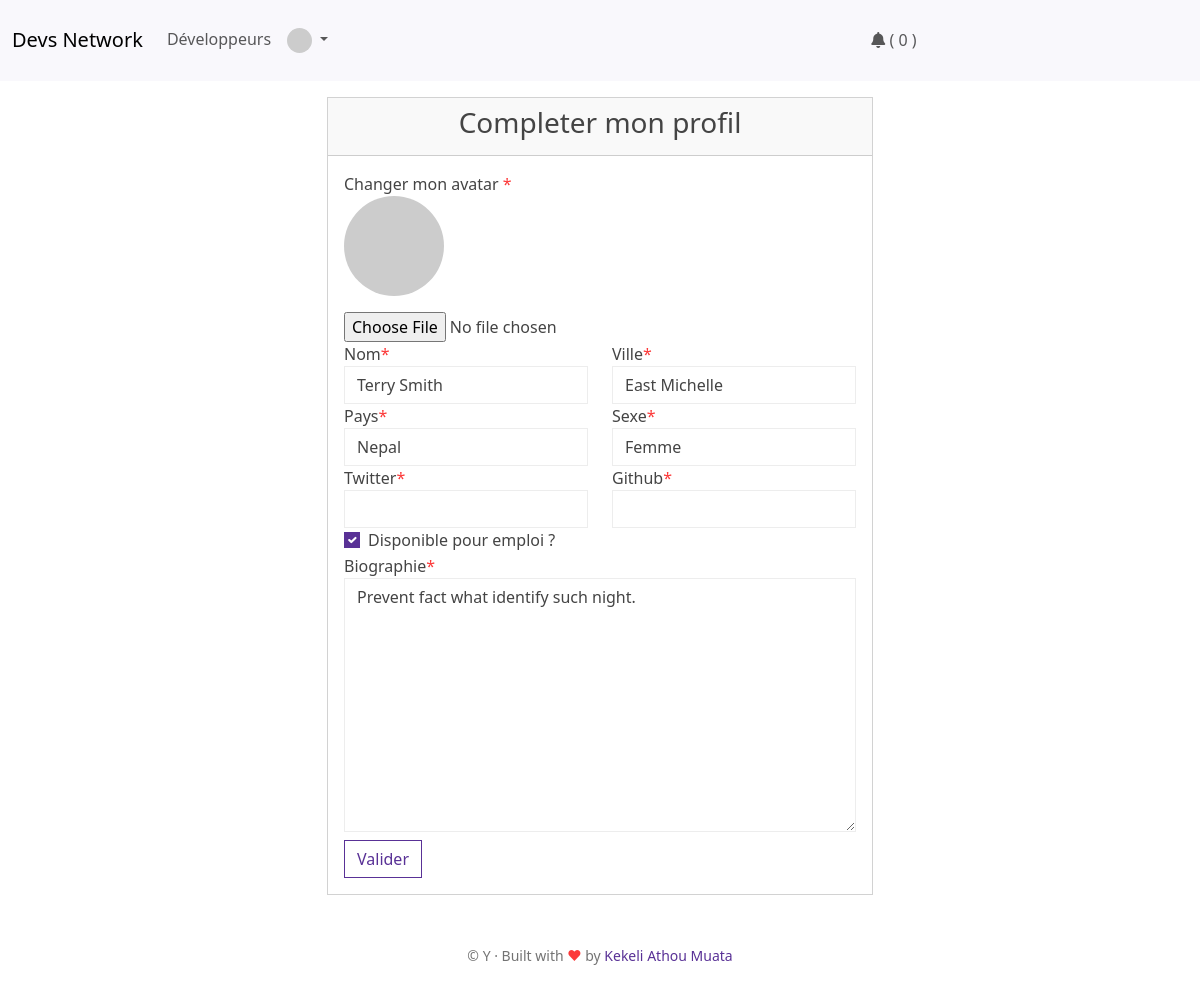
The page /users/edit/profile/2/ (signed in) on the database its author committed.
### devs/models.py (models this page shows, shortened)
class User(UserMixin, db.Model):
    id = db.Column(db.Integer, primary_key=True)
    name = db.Column(db.String(255))
    pseudo = db.Column(db.String(50), index=True, unique=True)
    email = db.Column(db.String(120), index=True, unique=True)
    password_hash = db.Column(db.String(255))
    has_been_confirmed = db.Column(db.Boolean, default=False)
    created_at = db.Column(db.DateTime, default=datetime.utcnow)
    city = db.Column(db.String(255))
    profile_img = db.Column(db.String(255))
    country = db.Column(db.String(255))
    sex = db.Column(db.String(1))
    twitter = db.Column(db.String(255))
    github = db.Column(db.String(255))
    available_for_hiring = db.Column(db.Boolean, default=False)
    bio = db.Column(db.Text)
    codes = db.relationship('Code', backref='owner', lazy=True)
    posts = db.relationship('Post', backref='author', lazy=True)
    user_sender = db.relationship('FriendRelationship', backref='sender', primaryjoin=id == FriendRelationship.fk_user_sender)
    user_receiver = db.relationship('FriendRelationship', backref='receiver', primaryjoin=id == FriendRelationship.fk_user_receiver)
    def set_avatar(self, size):
        digest = md5(self.email.lower().encode('utf-8')).hexdigest()
        return f'https://www.gravatar.com/avatar/{digest}?d=identicon&s={size}'
    def get_unread_notifs(self):
        return Notification.query.filter_by(subject_id=self.id, seen='0').all()

### devs/users/routes.py (the view, shortened to what this page needs)
@bp.route('/edit/profile/<int:id>/', methods=['GET', 'POST'])
@login_required
def edit_profile(id):
    user = get_user(id)
    if not user:
        return redirect(url_for('main.index'))
    if user == current_user:
        form = ProfileForm(obj=current_user)
        filename = current_user.profile_img
        return render_template('users/edit_profile.html', title='Modifier mon profil', form=form, user=user)
    return redirect(url_for('users.profile', id=user.id))

### devs/users/forms.py
class ProfileForm(FlaskForm):
    name = StringField('Nom',
                       validators=[InputRequired(message=_l('entrer un nom')), Length(min=2, max=120)])
    city = StringField('Ville', validators=[InputRequired(message=_l('renseigner la ville'))])
    country = StringField('Pays', validators=[InputRequired(message=_l('renseigner le pays'))])
    sex = SelectField('Sexe', choices=[('H', _l('Homme')), ('F', _l('Femme'))],
                      validators=[InputRequired(message=_l('choisissez le sexe'))])
    twitter = StringField('Twitter')
    github = StringField('Github')
    available_for_hiring = BooleanField('Disponible pour emploi?')
    bio = TextAreaField('Biographie')
    profile_img = FileField('',
                            validators=[FileAllowed(['png', 'jpg', 'gif', 'jpeg'], message=_l(
                                'Type de fichier invalide. formats supportés <png, gif, jpeg, jpg>'))])

### devs/main/routes.py (called while the page is built)
@bp.before_app_request
def before_request():
    g.locale = str(get_locale())

### devs/models.py (called while the page is built)
@login.user_loader
def load_user(id):
    return User.query.get(int(id))

### devs/users/routes.py (called while the page is built)
def get_user(user_id):
    user = User.query.get(user_id)
    return user

### devs/templates/users/edit_profile.html (shortened to what this page needs)
{% extends 'layouts/base.html' %}
{% block content %}
    {% if user == current_user %}
    <div class="container">
        <div class="row justify-content-center mt-3 mb-5">
            <div class="col-md-6 md-3">
                <div class="card">
                    <div class="card-header">
                        <h3 class="card-title text-center">{{ _('Completer mon profil') }}</h3>
                    </div>
                    <div class="card-body">
                        <form data-parsley-validate method="post" enctype="multipart/form-data" novalidate autocomplete="off">
                            <div class="row">
                                <div class="col-md-12">
                                    <div class="form-group">
                                        <label for="avatar" class="">{{ _('Changer mon avatar') }}
                                            <span class="text-danger">*</span>
                                        </label>
                                        <div>
                                            <img id="preview"
                                                 src="
                                                        {% if current_user.profile_img %}
                                                            {{ url_for('static', filename='img/users/profile_pics/' ~ current_user.id ~ '/' ~ current_user.profile_img) }}
                                                        {% else %}
                                                            {{ current_user.set_avatar(100) }}
                                                        {% endif %}"
                                                 class="rounded-circle avatar-md mb-3">
                                        </div>
                                        <div class="custom-file">
                                            {{ form.profile_img(class='custom-file-input') }}
                                        </div>
                                    </div>
                                </div>
                            </div>
                            <div class="row">
                                <div class="col-md-6">
                                    <div class="form-group">
                                        <label for="name">{{ _('Nom') }}<span class="text-danger">*</span></label>
                                        {{ form.name(class='form-control') }}
                                    </div>
                                </div>
                                <div class="col-md-6">
                                    <div class="form-group">
                                        <label for="city">{{ _('Ville') }}<span class="text-danger">*</span></label>
                                        {{ form.city(class='form-control') }}
                                    </div>
                                </div>
                            </div>
                            <div class="row">
                                <div class="col-md-6">
                                    <div class="form-group">
                                        <label for="country">{{ _('Pays') }}<span class="text-danger">*</span></label>
                                        {{ form.country(class='form-control') }}
                                    </div>
                                </div>
                                <div class="col-md-6">
                                    <div class="form-group">
                                        <label for="sex">{{ _('Sexe') }}<span class="text-danger">*</span></label>
                                        {{ form.sex(class='form-control') }}
                                    </div>
                                </div>
                            </div>
                            <div class="row">
                                <div class="col-md-6">
                                    <div class="form-group">
                                        <label for="twitter">Twitter<span class="text-danger">*</span></label>
                                        {{ form.twitter(class='form-control') }}
                                    </div>
                                </div>
                                <div class="col-md-6">
                                    <div class="form-group">
                                        <label for="gitHub">Github<span class="text-danger">*</span></label>
                                        {{ form.github(class='form-control') }}
                                    </div>
                                </div>
                            </div>
                            <div class="row">
                                <div class="col-md-12">
                                    <div class="form-group">
                                        <div class="form-check">
                                            {{ form.available_for_hiring(class='form-check-input') }}
                                            <label class="form-check-label">{{ _('Disponible pour emploi ?') }}</label>
                                        </div>
                                    </div>
                                </div>
                            </div>
                            <div class="row">
                                <div class="col-md-12">
                                    <div class="form-group">
                                        <label for="bio">{{ _('Biographie') }}<span class="text-danger">*</span></label>
                                        {{ form.bio(class='form-control', cols='30', rows='10', placeholder=_('Je suis
                                        amoureux de la programmation...')) }}
                                    </div>
                                </div>
                            </div>
                            <input type="submit" name="update" class="btn btn-outline-primary mt-2" value="{{ _('Valider') }}">
                        </form>
                    </div>
                </div>
            </div>
        </div>
    </div>
    {% endif %}
{% endblock %}

### devs/static/assets/css/main.css (style rules this page uses)
.avatar-md { border-radius: 100%; height: 100px; width: 100px; }

### rows shown on the page
User: name "Terry Smith", city "East Michelle", country "Nepal", sex "Femme", available_for_hiring "☑", bio "Prevent fact what identify such night."

### other values the page prints
{{ WEBSITE_NAME }} "Devs Network"
{{ moment().format('Y') }} "Y"
